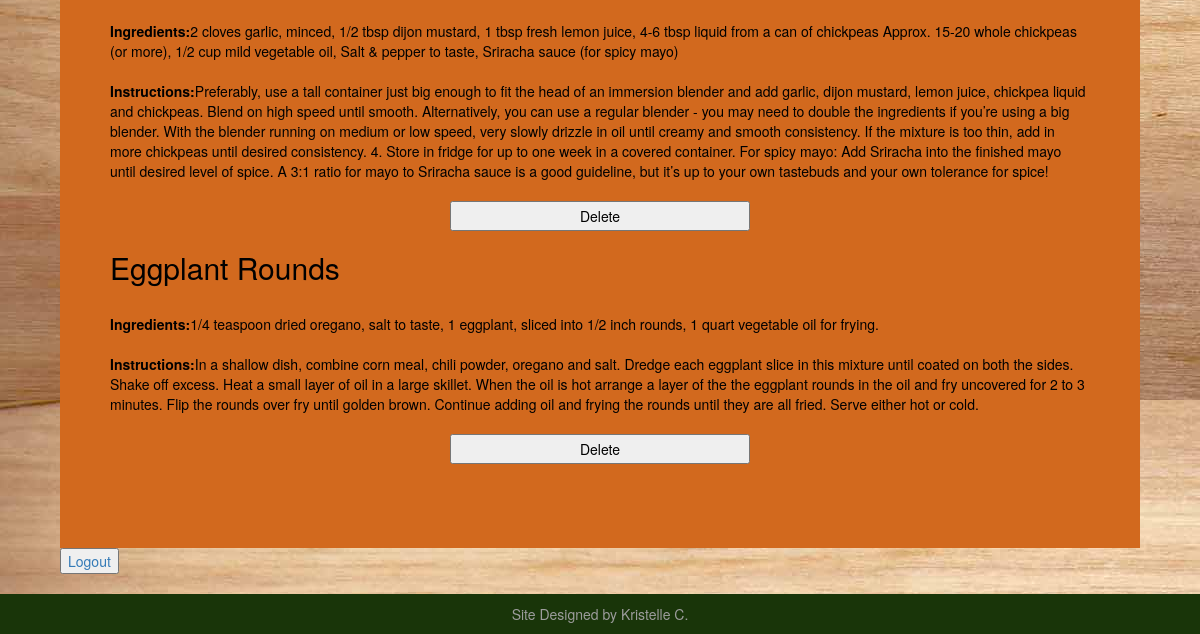
The page /account (signed in, lower part) on the database as committed earlier.
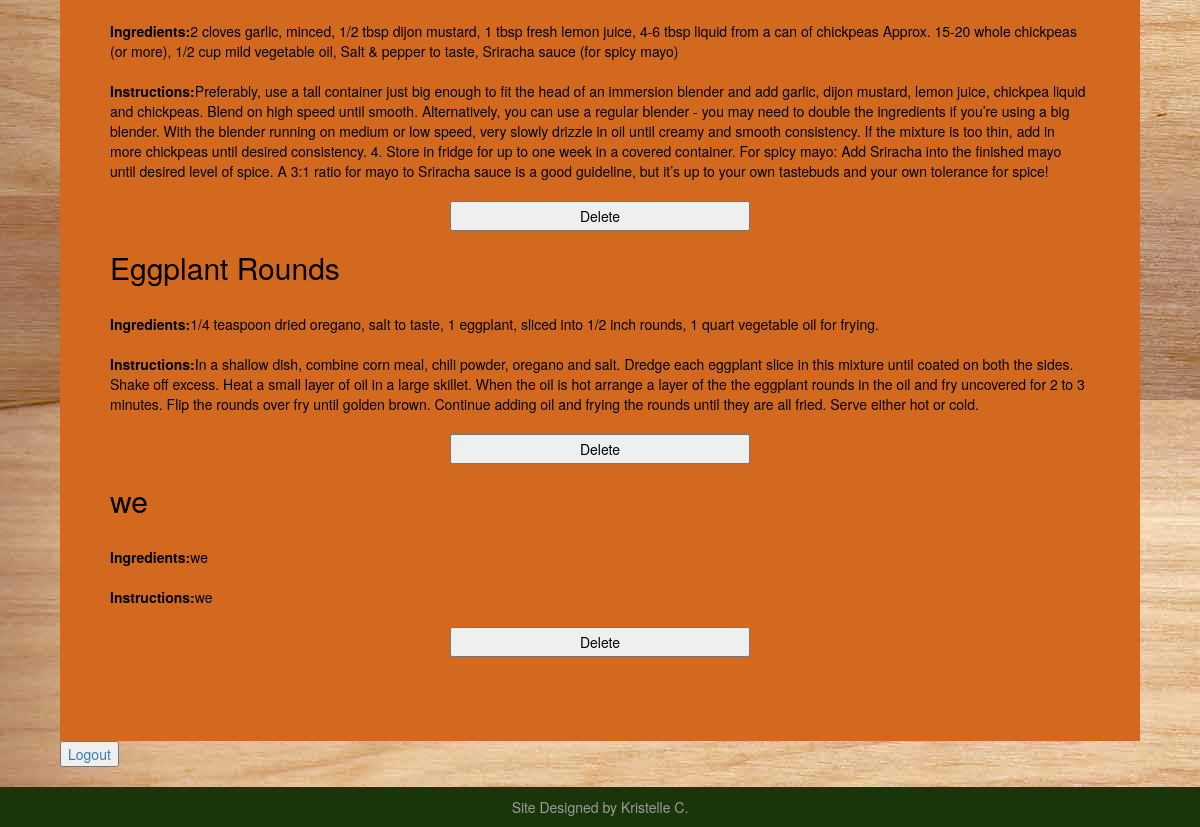
The same page on the database as committed later.
### tables this page shows
CREATE TABLE veganfood(title text NOT NULL, ingredients text NOT NULL, instructions text NOT NULL);

### index.py (the view)
@app.route('/account', methods=['GET','POST'])
@login_required
def account():
 if request.method == 'POST':
  title = request.form['title']
  ingredients = request.form['ingredients']
  instructions = request.form['instructions']
  dbHandler.insertRecipe(title, ingredients, instructions)
 g.db = connect_db()
 cur = g.db.execute("select * from veganfood")
 veganfood = [dict(title=row[0], ingredients=row[1], instructions=row[2]) for row in cur.fetchall()]
 g.db.close()
 return render_template('account.html', veganfood=veganfood)

### index.py (called while the page is built)
def login_required(test):
 @wraps(test)
 def wrap(*args, **kwargs):
  if 'logged_in' in session:
   return test(*args, **kwargs)
  else:
   flash('login required')
   return redirect(url_for('login'))
 return wrap

def connect_db():
 return sqlite3.connect(app.database)

### templates/account.html (shortened to what this page needs)
{% extends "base.html" %}
{%block content%}
	<div class="boxaccount">
<div class="main">
			{% for veganfood in veganfood %}
			  <h2>{{ veganfood.title }} </h2><br>
			 <strong>Ingredients:</strong>{{ veganfood.ingredients }}<br><br>
			 <strong>Instructions:</strong>{{ veganfood.instructions }}<br>
			 <br>
	<form action="{{ url_for('delete_recipe') }}" method=post class=delete_recipe>
             <input type=submit value="Delete"/>
         </form>
			{% endfor %}<br><br><br>
	  </div>
	  <button style="text-align:center;"><a href="/logout">Logout</button>
    <footer>Site Designed by Kristelle C.</footer>
{% endblock %}

### templates/base.html (shortened to what this page needs)
<html>
<head>
  <link href="{{url_for('static', filename='css/style.css')}}"
   rel="stylesheet"/>
  <link href="{{url_for('static', filename='css/bootstrap.min.css')}}"
   rel="stylesheet"/>
</head>
<body background="{{ url_for('static', filename='img/board.jpg') }}"/>
{% block content%}
 {% endblock %}
</body>
<html>

### static/css/style.css (style rules this page uses)
input, textarea, select { font-family: 'Open Sans', sans-serif; font-size: 12px; color: #4c4c4c; }
input { margin-top: 15px; margin-left: 25%; margin-right:25%; }

### templates/base.html (style rules this page uses)
form { text-align:center; }
input { height: 30px; width: 300px; }
.main { background: chocolate; padding: 10px 50px; color: black; }
* { box-sizing: border-box; }
.boxaccount { padding:5%; }

### templates/account.html (style rules this page uses)
footer { clear: both; text-align: center; font-size:14px; position:fixed; right: 0; left: 0; padding: 1rem; background-color:#193509; margin-top:20px; bottom:0; color:#9d9d9d; width:100%; }

Rows that differ between the two databases and show on the page:
added veganfood: title "we", ingredients "we", instructions "we"
